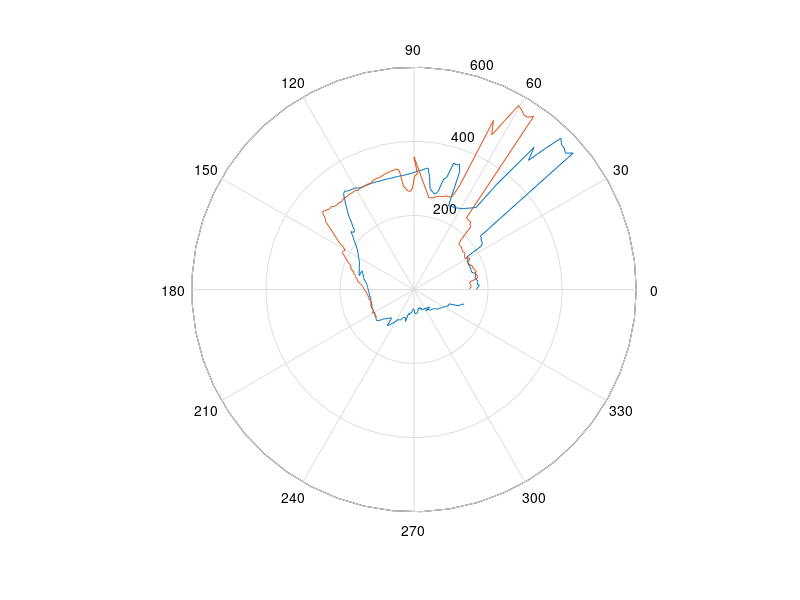

This chart was generated by the following MATLAB code:
pontos = importdata('TESTEDELAY100.TXT');
pontos1 = pontos(84:336, 1:2);
pontos2 = pontos(337:500, 1:2);

theta1 = pontos1(:,2);
rho1 = pontos1(:,1);
polar(deg2rad(theta1), rho1);

hold on;

theta2 = pontos2(:,2);
rho2 = pontos2(:,1);
% theta2 = theta2 - 16;
polar(deg2rad(theta2), rho2);